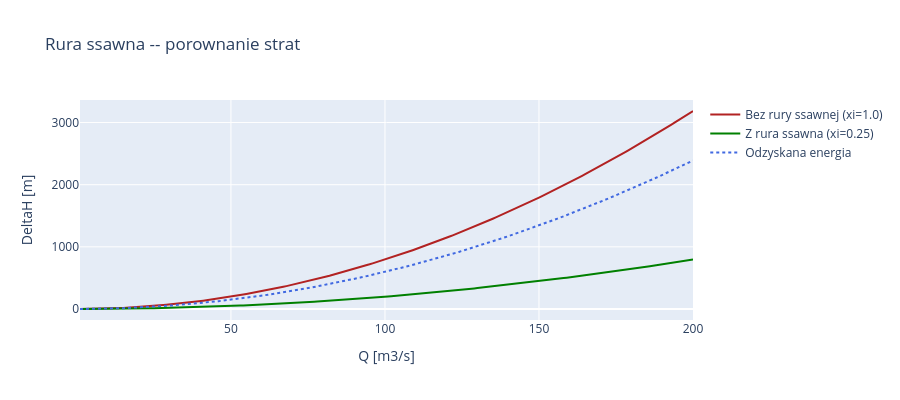

Source (notebook cell):
### Markdown cell above
**Prompt do LLM:**
> *"Porownaj straty: z rura ssawna (xi=0.25) vs bez rury (xi=1.0),
> przy A_inlet=0.8m2. Pokaz ile energii odzyskuje rura.
> Uzyj `minor_loss()` z A_inlet jako polem wyjscia z wirnika."*

**Uzyte funkcje:** `src.losses.minor_loss()` (rura ssawna = strata miejscowa z $\xi_{rura}$ odniesiona do predkosci wlotu)

### Code cell
A_runner_exit = 0.8  # m2 (wyjscie z wirnika = wlot rury ssawnej)

# Rura ssawna: strata miejscowa odniesiona do predkosci na wlocie (wyjscie z wirnika).
# Dobra rura: xi=0.25 (czesc energii kinetycznej odzyskana przez spowolnienie wody).
# Bez rury: xi=1.0 (cala energia kinetyczna stracona).
dH_with = minor_loss(Q_demo, A_runner_exit, xi=0.25)
dH_without = minor_loss(Q_demo, A_runner_exit, xi=1.0)

fig = go.Figure()
fig.add_trace(go.Scatter(x=Q_demo, y=dH_without, mode='lines',
    name='Bez rury ssawnej (xi=1.0)', line=dict(color='firebrick', width=2)))
fig.add_trace(go.Scatter(x=Q_demo, y=dH_with, mode='lines',
    name='Z rura ssawna (xi=0.25)', line=dict(color='green', width=2)))
fig.add_trace(go.Scatter(x=Q_demo, y=dH_without - dH_with, mode='lines',
    name='Odzyskana energia', line=dict(color='royalblue', width=2, dash='dot')))

fig.update_layout(
    title='Rura ssawna -- porownanie strat',
    xaxis_title='Q [m3/s]', yaxis_title='DeltaH [m]',
    height=400, hovermode='x unified',
)
fig.show()

Q_test = 50.0
print(f'Przy Q={Q_test} m3/s:')
print(f'  Bez rury ssawnej: {float(minor_loss(Q_test, A_runner_exit, xi=1.0)):.3f} m')
print(f'  Z rura ssawna:    {float(minor_loss(Q_test, A_runner_exit, xi=0.25)):.3f} m')

### Figure 1 — Plotly figure (JSON) as saved in the notebook; plotly's stock layout.template omitted (floating-point values rounded to 4 significant figures; data arrays with more than 128 entries replaced by an {"elided": "..."} marker saying what was removed)
{"data": [{"line": {"color": "firebrick", "width": 2}, "mode": "lines", "name": "Bez rury ssawnej (xi=1.0)", "type": "scatter", "x": {"elided": "200 float values"}, "y": {"elided": "200 float values"}}, {"line": {"color": "green", "width": 2}, "mode": "lines", "name": "Z rura ssawna (xi=0.25)", "type": "scatter", "x": {"elided": "200 float values"}, "y": {"elided": "200 float values"}}, {"line": {"color": "royalblue", "dash": "dot", "width": 2}, "mode": "lines", "name": "Odzyskana energia", "type": "scatter", "x": {"elided": "200 float values"}, "y": {"elided": "200 float values"}}], "layout": {"height": 400, "hovermode": "x unified", "title": {"text": "Rura ssawna -- porownanie strat"}, "xaxis": {"title": {"text": "Q [m3/s]"}}, "yaxis": {"title": {"text": "DeltaH [m]"}}}}
